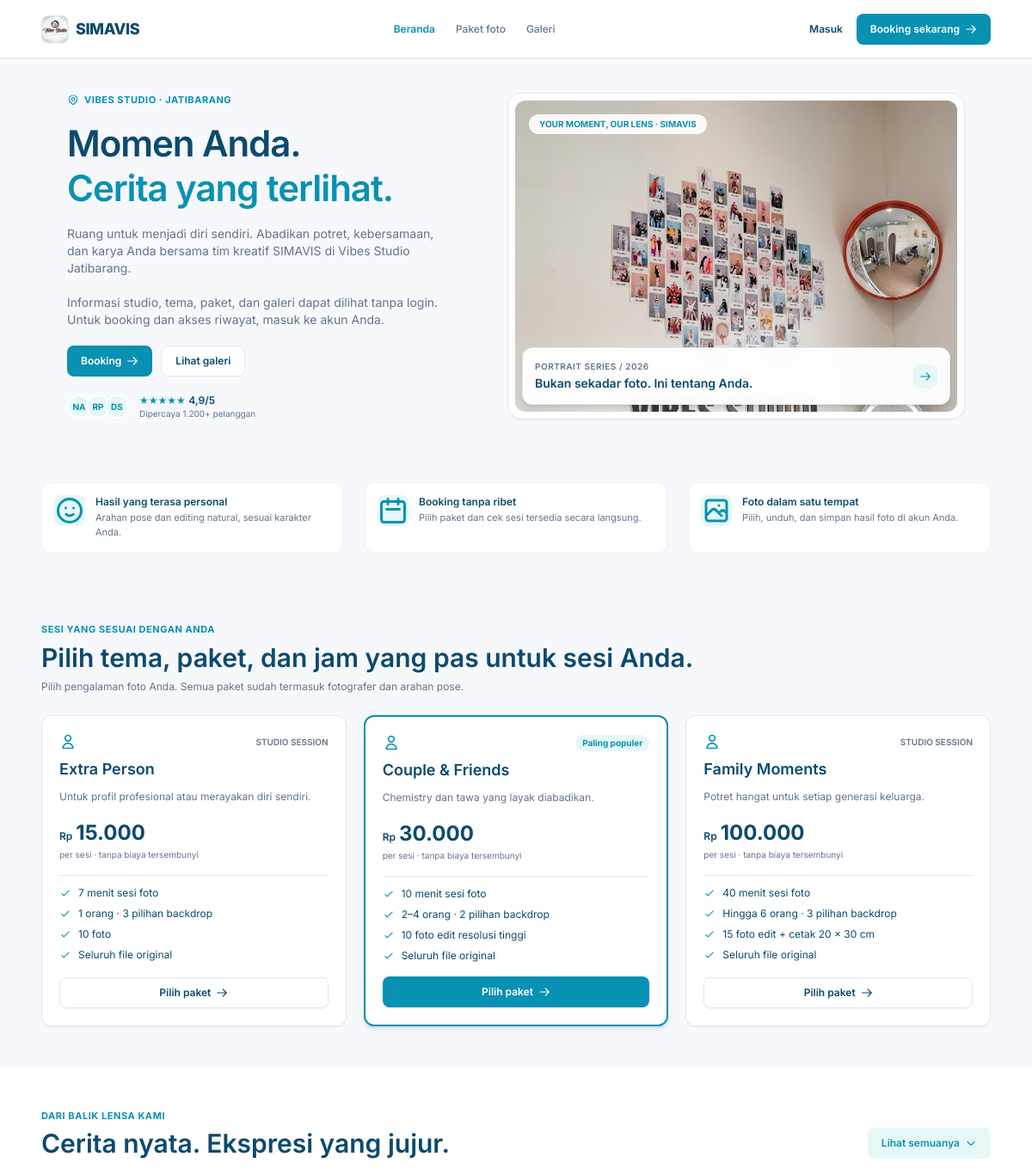
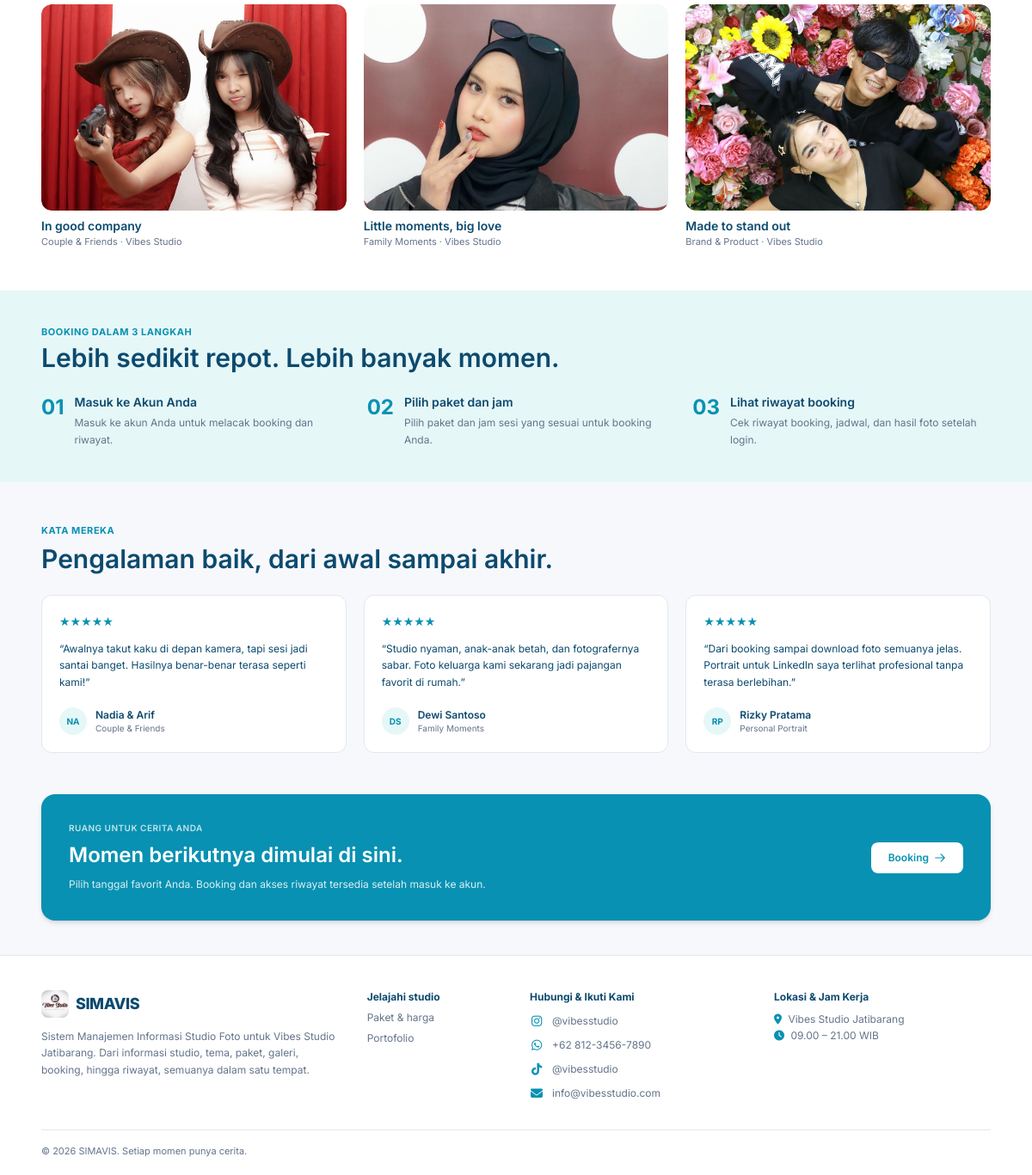
Page /user/web_informasi.php on the committed database (2 pictures, top to bottom).
### tables this page shows
CREATE TABLE `paket_foto` (
  `id` int(11) NOT NULL,
  `nama_paket` varchar(100) NOT NULL,
  `deskripsi` text DEFAULT NULL,
  `harga` int(11) NOT NULL,
  `durasi` varchar(50) DEFAULT NULL,
  `kapasitas` varchar(50) DEFAULT NULL,
  `backdrop` varchar(50) DEFAULT NULL,
  `foto_edit` varchar(50) DEFAULT NULL,
  `is_populer` tinyint(1) DEFAULT 0
);

### user/web_informasi.php (the view, shortened to what the rows shown need)
<?php
include '../koneksi.php';
$query_paket = mysqli_query($conn, "SELECT * FROM paket_foto");
$data_paket = [];
if ($query_paket && mysqli_num_rows($query_paket) > 0) {
    while ($row = mysqli_fetch_assoc($query_paket)) {
        $data_paket[] = $row;
    }
}
?>
<!DOCTYPE html>
<html lang="id" class="scroll-smooth">
<head>
  <script src="https://cdn.tailwindcss.com"></script>
  <link rel="stylesheet" href="https://cdnjs.cloudflare.com/ajax/libs/font-awesome/6.4.0/css/all.min.css">
</head>
<body class="bg-[#F6F8FC] text-[#0C4A6E] antialiased">
  <main class="w-full">
    <section id="beranda" class="px-6 lg:px-12 py-10 flex flex-col lg:flex-row items-center gap-8 max-w-[1140px] mx-auto">
      <div class="w-full lg:w-[480px] flex flex-col gap-4 shrink-0">
        <h1 class="text-[#0C4A6E] text-3xl lg:text-[42px] font-semibold leading-tight tracking-tight">
          Momen Anda.<br/>
          <span class="text-[#0891B2]">Cerita yang terlihat.</span>
        </h1>
      </div>
    </section>
    <section id="paket" class="px-6 lg:px-12 py-12 bg-[#F6F8FC]">
      <div class="max-w-[1140px] mx-auto flex flex-col gap-6">
        <div class="flex flex-col gap-1.5">
          <h2 class="text-[#0C4A6E] text-2xl lg:text-3xl font-semibold leading-tight">Pilih tema, paket, dan jam yang pas untuk sesi Anda.</h2>
        </div>
        <div class="grid grid-cols-1 lg:grid-cols-3 gap-5">
          <?php foreach ($data_paket as $pkt) { ?>
            <div class="p-5 bg-white rounded-xl <?= $pkt['is_populer'] ? 'border-2 border-[#0891B2] shadow-md' : 'border border-[#E2E8F0] shadow-sm'; ?> flex flex-col gap-4 relative">
              <div class="flex flex-col gap-2">
                <div class="flex justify-between items-center">
                  <svg class="w-5 h-5 text-[#0891B2]" fill="none" viewBox="0 0 24 24" stroke="currentColor"><path stroke-linecap="round" stroke-linejoin="round" stroke-width="2" d="M16 7a4 4 0 11-8 0 4 4 0 018 0zM12 14a7 7 0 00-7 7h14a7 7 0 00-7-7z"/></svg>
                  <?php if ($pkt['is_populer']) { ?>
                    <span class="px-2 py-0.5 bg-[#E6F7F8] rounded-full text-[#0891B2] text-[10px] font-bold">Paling populer</span>
                  <?php } else { ?>
                    <span class="text-[#64748B] text-[10px] font-semibold uppercase">STUDIO SESSION</span>
                  <?php } ?>
                </div>
                <h3 class="text-[#0C4A6E] text-lg font-semibold"><?= htmlspecialchars($pkt['nama_paket']); ?></h3>
                <p class="text-[#64748B] text-xs leading-relaxed"><?= htmlspecialchars($pkt['deskripsi']); ?></p>
              </div>
              <div class="flex flex-col gap-0.5">
                <div class="flex items-baseline gap-1 text-[#0C4A6E]">
                  <span class="text-xs font-semibold">Rp</span>
                  <span class="text-2xl font-bold"><?= number_format($pkt['harga'], 0, ',', '.'); ?></span>
                </div>
                <span class="text-[#64748B] text-[10px]">per sesi · tanpa biaya tersembunyi</span>
              </div>
              <div class="pt-3 border-t border-[#E2E8F0] flex flex-col gap-2 text-xs text-[#0C4A6E]">
                <div class="flex items-center gap-2"><svg class="w-3.5 h-3.5 text-[#0891B2]" fill="none" viewBox="0 0 24 24" stroke="currentColor"><path stroke-linecap="round" stroke-linejoin="round" stroke-width="2" d="M5 13l4 4L19 7"/></svg><span><?= htmlspecialchars($pkt['durasi']); ?> sesi foto</span></div>
                <div class="flex items-center gap-2"><svg class="w-3.5 h-3.5 text-[#0891B2]" fill="none" viewBox="0 0 24 24" stroke="currentColor"><path stroke-linecap="round" stroke-linejoin="round" stroke-width="2" d="M5 13l4 4L19 7"/></svg><span><?= htmlspecialchars($pkt['kapasitas']); ?> · <?= htmlspecialchars($pkt['backdrop']); ?></span></div>
                <div class="flex items-center gap-2"><svg class="w-3.5 h-3.5 text-[#0891B2]" fill="none" viewBox="0 0 24 24" stroke="currentColor"><path stroke-linecap="round" stroke-linejoin="round" stroke-width="2" d="M5 13l4 4L19 7"/></svg><span><?= htmlspecialchars($pkt['foto_edit']); ?></span></div>
                <div class="flex items-center gap-2"><svg class="w-3.5 h-3.5 text-[#0891B2]" fill="none" viewBox="0 0 24 24" stroke="currentColor"><path stroke-linecap="round" stroke-linejoin="round" stroke-width="2" d="M5 13l4 4L19 7"/></svg><span>Seluruh file original</span></div>
              </div>
              <a href="booking.php?paket=<?= urlencode($pkt['nama_paket']); ?>" class="mt-auto h-9 <?= $pkt['is_populer'] ? 'bg-[#0891B2] hover:bg-[#06748f] text-white' : 'border border-[#E2E8F0] hover:bg-gray-50 text-[#0C4A6E]'; ?> transition-colors font-semibold text-xs rounded-lg flex items-center justify-center gap-1.5 shadow-sm">
                <span>Pilih paket</span>
                <svg class="w-3.5 h-3.5" fill="none" viewBox="0 0 24 24" stroke="currentColor"><path stroke-linecap="round" stroke-linejoin="round" stroke-width="2" d="M14 5l7 7m0 0l-7 7m7-7H3"/></svg>
              </a>
            </div>
          <?php } ?>
        </div>
      </div>
    </section>
    <section id="galeri" class="px-6 lg:px-12 py-12 bg-white">
      <div class="max-w-[1140px] mx-auto flex flex-col gap-6">
        <div class="flex flex-col lg:flex-row justify-between items-start lg:items-end gap-4">
          <div class="flex flex-col gap-1.5">
            <h2 class="text-[#0C4A6E] text-2xl lg:text-3xl font-semibold leading-tight">Cerita nyata. Ekspresi yang jujur.</h2>
          </div>
        </div>
      </div>
    </section>
    <section class="px-6 lg:px-12 py-10 bg-[#E6F7F8]">
      <div class="max-w-[1140px] mx-auto flex flex-col gap-6">
        <div class="flex flex-col gap-1">
          <h2 class="text-[#0C4A6E] text-2xl lg:text-3xl font-semibold leading-tight">Lebih sedikit repot. Lebih banyak momen.</h2>
        </div>
      </div>
    </section>
    <section class="px-6 lg:px-12 py-12 bg-[#F6F8FC]">
      <div class="max-w-[1140px] mx-auto flex flex-col gap-6">
        <div class="flex flex-col lg:flex-row justify-between items-start lg:items-end gap-4">
          <div class="flex flex-col gap-1.5">
            <h2 class="text-[#0C4A6E] text-2xl lg:text-3xl font-semibold leading-tight">Pengalaman baik, dari awal sampai akhir.</h2>
          </div>
        </div>
      </div>
    </section>
    <section id="booking" class="px-6 lg:px-12 pb-10">
      <div class="max-w-[1140px] mx-auto p-8 bg-[#0891B2] rounded-2xl flex flex-col lg:flex-row justify-between items-center gap-6 shadow-md">
        <div class="max-w-[680px] flex flex-col gap-2 text-white">
          <h2 class="text-xl lg:text-2xl font-semibold leading-tight">Momen berikutnya dimulai di sini.</h2>
        </div>
      </div>
    </section>
  </main>
</body>
</html>

### rows in the picture
paket_foto: is_populer "STUDIO SESSION", nama_paket "Extra Person", deskripsi "Untuk profil profesional atau merayakan diri sendiri.", harga "15.000", durasi "7 menit", kapasitas "1 orang", backdrop "3 pilihan backdrop", foto_edit "10 foto"
paket_foto: is_populer "Paling populer", nama_paket "Couple & Friends", deskripsi "Chemistry dan tawa yang layak diabadikan.", harga "30.000", durasi "10 menit", kapasitas "2–4 orang", backdrop "2 pilihan backdrop", foto_edit "10 foto edit resolusi tinggi"
paket_foto: is_populer "STUDIO SESSION", nama_paket "Family Moments", deskripsi "Potret hangat untuk setiap generasi keluarga.", harga "100.000", durasi "40 menit", kapasitas "Hingga 6 orang", backdrop "3 pilihan backdrop", foto_edit "15 foto edit + cetak 20 × 30 cm"
